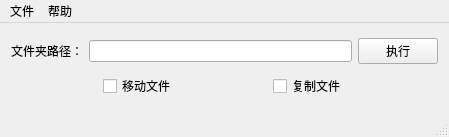
<?xml version="1.0" encoding="UTF-8"?>
<ui version="4.0">
 <class>MainWindow</class>
 <widget class="QMainWindow" name="MainWindow">
  <property name="geometry">
   <rect>
    <x>0</x>
    <y>0</y>
    <width>449</width>
    <height>137</height>
   </rect>
  </property>
  <property name="sizePolicy">
   <sizepolicy hsizetype="Fixed" vsizetype="Fixed">
    <horstretch>0</horstretch>
    <verstretch>0</verstretch>
   </sizepolicy>
  </property>
  <property name="windowTitle">
   <string>MainWindow</string>
  </property>
  <property name="windowIcon">
   <iconset resource="menu.qrc">
    <normaloff>:/icons/icons/2.png</normaloff>:/icons/icons/2.png</iconset>
  </property>
  <widget class="QWidget" name="centralWidget">
   <layout class="QGridLayout" name="gridLayout">
    <item row="0" column="1">
     <layout class="QHBoxLayout" name="horizontalLayout">
      <item>
       <widget class="QLabel" name="label">
        <property name="text">
         <string>文件夹路径：</string>
        </property>
       </widget>
      </item>
      <item>
       <widget class="QLineEdit" name="lineEdit">
        <property name="text">
         <string/>
        </property>
       </widget>
      </item>
      <item>
       <widget class="QPushButton" name="pushButton_exec">
        <property name="text">
         <string>执行</string>
        </property>
       </widget>
      </item>
     </layout>
    </item>
    <item row="1" column="1">
     <layout class="QHBoxLayout" name="horizontalLayout_2">
      <item>
       <spacer name="horizontalSpacer_2">
        <property name="orientation">
         <enum>Qt::Horizontal</enum>
        </property>
        <property name="sizeType">
         <enum>QSizePolicy::Expanding</enum>
        </property>
        <property name="sizeHint" stdset="0">
         <size>
          <width>40</width>
          <height>20</height>
         </size>
        </property>
       </spacer>
      </item>
      <item>
       <widget class="QCheckBox" name="checkBox_move">
        <property name="text">
         <string>移动文件</string>
        </property>
       </widget>
      </item>
      <item>
       <spacer name="horizontalSpacer_3">
        <property name="orientation">
         <enum>Qt::Horizontal</enum>
        </property>
        <property name="sizeHint" stdset="0">
         <size>
          <width>40</width>
          <height>20</height>
         </size>
        </property>
       </spacer>
      </item>
      <item>
       <widget class="QCheckBox" name="checkBox_copy">
        <property name="text">
         <string>复制文件</string>
        </property>
       </widget>
      </item>
      <item>
       <spacer name="horizontalSpacer">
        <property name="orientation">
         <enum>Qt::Horizontal</enum>
        </property>
        <property name="sizeType">
         <enum>QSizePolicy::Expanding</enum>
        </property>
        <property name="sizeHint" stdset="0">
         <size>
          <width>40</width>
          <height>20</height>
         </size>
        </property>
       </spacer>
      </item>
     </layout>
    </item>
   </layout>
   <zorder>checkBox_move</zorder>
   <zorder>horizontalLayoutWidget_2</zorder>
   <zorder>horizontalLayoutWidget</zorder>
  </widget>
  <widget class="QMenuBar" name="menuBar">
   <property name="geometry">
    <rect>
     <x>0</x>
     <y>0</y>
     <width>449</width>
     <height>22</height>
    </rect>
   </property>
   <widget class="QMenu" name="menu">
    <property name="title">
     <string>文件</string>
    </property>
    <addaction name="action_open"/>
    <addaction name="separator"/>
    <addaction name="action_quit"/>
   </widget>
   <widget class="QMenu" name="menu_2">
    <property name="title">
     <string>帮助</string>
    </property>
    <addaction name="action_about"/>
    <addaction name="action_help"/>
   </widget>
   <addaction name="menu"/>
   <addaction name="menu_2"/>
  </widget>
  <widget class="QStatusBar" name="statusBar"/>
  <action name="action_open">
   <property name="icon">
    <iconset resource="menu.qrc">
     <normaloff>:/icons/icons/10.png</normaloff>:/icons/icons/10.png</iconset>
   </property>
   <property name="text">
    <string>打开</string>
   </property>
   <property name="toolTip">
    <string>打开目录</string>
   </property>
  </action>
  <action name="action_quit">
   <property name="icon">
    <iconset resource="menu.qrc">
     <normaloff>:/icons/icons/8.png</normaloff>:/icons/icons/8.png</iconset>
   </property>
   <property name="text">
    <string>退出</string>
   </property>
  </action>
  <action name="action_help">
   <property name="icon">
    <iconset resource="menu.qrc">
     <normaloff>:/icons/icons/3.png</normaloff>:/icons/icons/3.png</iconset>
   </property>
   <property name="text">
    <string>使用说明</string>
   </property>
  </action>
  <action name="action_about">
   <property name="icon">
    <iconset resource="menu.qrc">
     <normaloff>:/icons/icons/9.png</normaloff>:/icons/icons/9.png</iconset>
   </property>
   <property name="text">
    <string>关于</string>
   </property>
  </action>
  <action name="actionAsdf">
   <property name="text">
    <string>asdf </string>
   </property>
  </action>
 </widget>
 <layoutdefault spacing="6" margin="11"/>
 <resources>
  <include location="menu.qrc"/>
 </resources>
 <connections/>
</ui>
